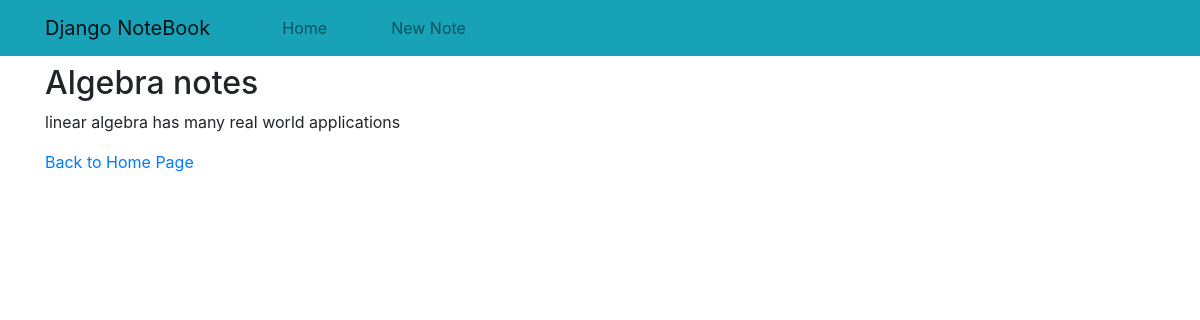
The app's page /note/5/ with its own data.
### notes/models.py (models this page shows, shortened)
class Note(models.Model):
    title = models.CharField(max_length=120, unique=True)
    content = models.TextField()
    created = models.DateTimeField(auto_now_add=True)
    updated = models.DateTimeField(auto_now=True)

### notes/views.py (the view)
# urls.py: path('note/<int:id>/', views.note_detail, name='note_detail'),
def note_detail(request, id):
    note = get_object_or_404(Note,id=id)
    return render(request, 'detail.html', {'note': note})

### notes/templates/detail.html
{% extends 'base.html' %}
{% block content %}
    <h2>{{ note.title }}</h2>
    <p>
        {{ note.content }}
    </p>
    <a href="/">Back to Home Page</a>
{% endblock %}

### records on screen
Note: title "Algebra notes", content "linear algebra has many real world applications"
